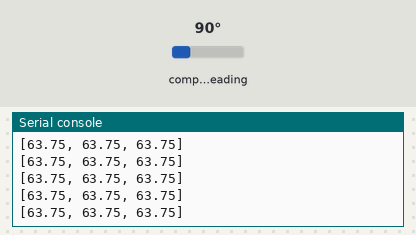
Bench run of a program on a simulated Raspberry Pi Pico running CircuitPython. Parts: the last lines printed to the serial console. Inputs (shaded band) come from the test bench; at power-on: compass heading 90°. Library files of the repository ran but are not shown: adafruit_as5600.py.

Above: at 1.2 s.
1.3 s: compass heading set to 7°
At 1.57 s:
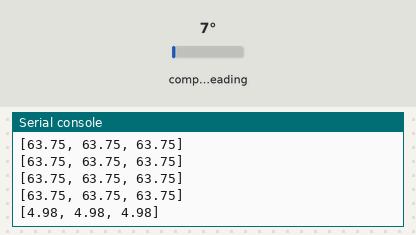
2.8 s: compass heading set to 180°
At 2.99 s:
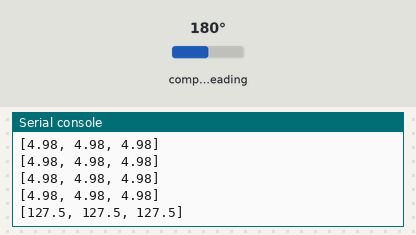
Timing chart, 0 to 5.8 s (numbered marks = the images above; inputs shaded):
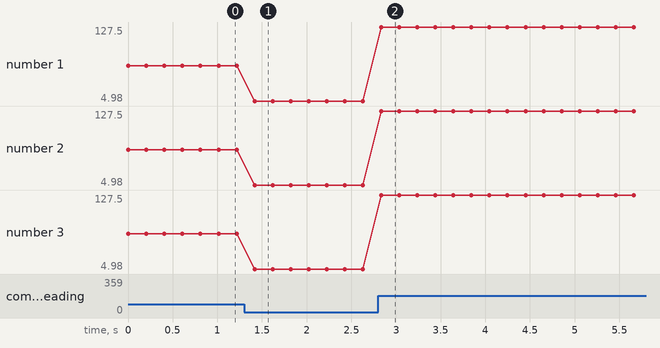

The program:

i2c_tester.py
```python
import time
import board
import busio
from adafruit_tca9548a import TCA9548A
from adafruit_as5600 import AS5600

# Initialize I2C bus
i2c = busio.I2C(board.GP5, board.GP4)

# Initialize TCA9548A multiplexer
tca = TCA9548A(i2c)

# Initialize AS5600 sensors on different channels
rudder_sensor = AS5600(tca[7])
left_brake_sensor = AS5600(tca[6])
right_brake_sensor = AS5600(tca[5])

# Function to read the angle from AS5600 sensor and normalize it
def get_encoder_value(sensor):
    angle = sensor.angle
    normalized_value = round(float((angle / 4096.0) * 255), 2)
    return normalized_value

while True:
    # Read sensor values
    rudder_value = get_encoder_value(rudder_sensor)
    left_brake_value = get_encoder_value(left_brake_sensor)
    right_brake_value = get_encoder_value(right_brake_sensor)
    print([rudder_value, right_brake_value, left_brake_value])
    # Delay to avoid spamming the USB bus
    time.sleep(0.2)
```

Measured:
- after the input at 1.3 s, the serial console: prints a new line after 0.12 s (image 1)
- after the input at 2.8 s, the serial console: prints a new line at once (image 2)
- plotted number 1: 63.75 → 4.98 after the input at 1.3 s, 4.98 → 127.5 after the input at 2.8 s
- plotted number 2: 63.75 → 4.98 after the input at 1.3 s, 4.98 → 127.5 after the input at 2.8 s
- plotted number 3: 63.75 → 4.98 after the input at 1.3 s, 4.98 → 127.5 after the input at 2.8 s
